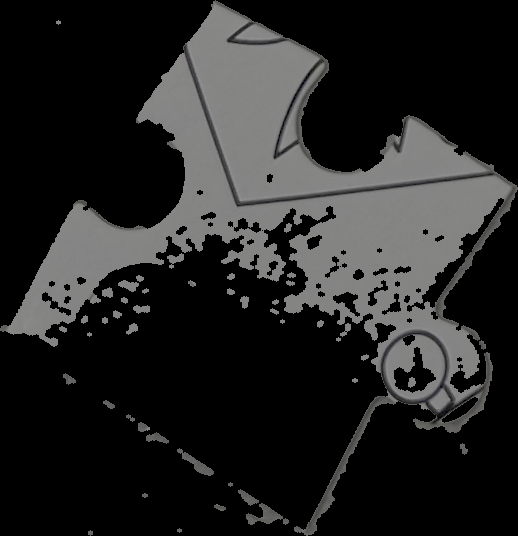
#> input picture test/piece_1.png, 518 x 536 px; its folder holds only this picture in this run
$ python edge_detection.py test/piece_1.png
#> lines starting #> are read from the running program, lines starting #| are printed output that depends on the picture; after the words box and inside, x2 and y2 are one past the last pixel; in counts of white or black regions, pixels touching at a corner belong together
import sys
import cv2
import numpy as np
import matplotlib.pyplot as plt

# image path from the terminal: python edge_detection.py <image_path>
if len(sys.argv) != 2:
    sys.exit("usage: python edge_detection.py <image_path>")
img = cv2.imread(sys.argv[1])
#> img is the input picture: shape (536, 518, 3); mean B, G, R 35.3, 35.5, 35.4
if img is None:
    sys.exit(f"could not read image: {sys.argv[1]}")
# cv2.imshow("Original Image", img)

# color masking
bg_color = np.mean(img[0:100, 0:100], axis=(0, 1))
#> bg_color = [0.223, 0.226, 0.227]
# we assume that all pieces will be within the view of the photo and not partially covered by the border, thus clear to use the corner patch
# show how big the box is that is used to calculate the background color
# cv2.rectangle(img, (0, 0), (100, 100), (0, 255, 0), 2)
# cv2.imshow("Original Image", img)

# print("background colour (BGR):", bg_color)

dist = np.linalg.norm(img - bg_color, axis=2)

# far from background = piece
T = 190
piece_mask = (dist > T).astype(np.uint8) * 255
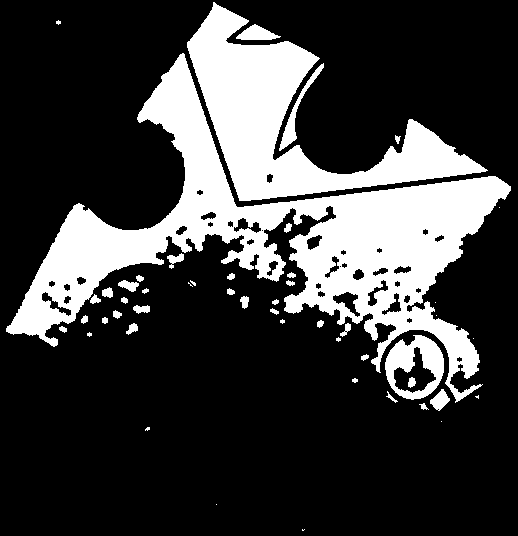
#> piece_mask: shape (536, 518); 24.1% white; 50 white regions (15 under 20 px), largest, box (x1, y1, x2, y2) and area: (6, 53, 511, 403) 42420, (187, 2, 488, 201) 19520, (385, 335, 444, 400) 1973
cv2.imshow("Piece mask", piece_mask)

# close: fill gaps on the pieces that are considered missing
kernel = cv2.getStructuringElement(cv2.MORPH_ELLIPSE, (5, 5))
closed = cv2.morphologyEx(piece_mask, cv2.MORPH_CLOSE, kernel)
#> closed: shape (536, 518); 24.2% white; 41 white regions (14 under 20 px), largest, box (x1, y1, x2, y2) and area: (6, 53, 511, 403) 42953, (187, 2, 488, 201) 20207, (385, 335, 444, 400) 2042
# cv2.imshow("Closed mask", closed)

# open: remove small specks in the background
small_kernel = cv2.getStructuringElement(cv2.MORPH_ELLIPSE, (5, 5))
clean_mask = cv2.morphologyEx(closed, cv2.MORPH_OPEN, small_kernel)
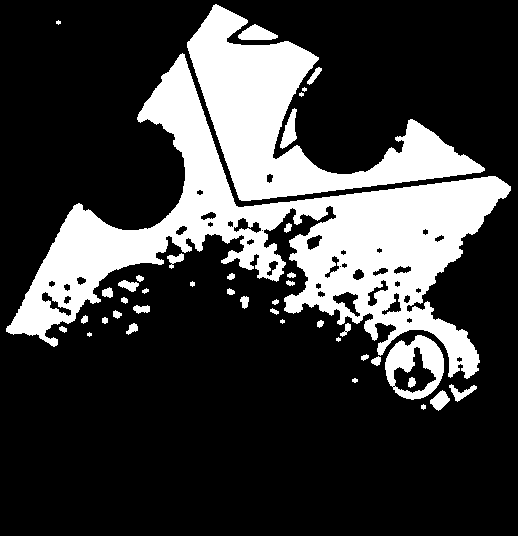
#> clean_mask: shape (536, 518); 24% white; 42 white regions (6 under 20 px)
# cv2.imshow("Clean mask", clean_mask)

# find contours
contours, _ = cv2.findContours(clean_mask, cv2.RETR_EXTERNAL, cv2.CHAIN_APPROX_NONE)
#> contours = 41 contours, 11 with area under 20; largest, box (x1, y1, x2, y2) and area: (6, 53, 511, 379) 43008, (187, 4, 485, 201) 19100, (385, 335, 444, 400) 2788, (238, 24, 278, 40) 366, (280, 108, 297, 149) 313

# remove any small blobs found
AREA_THRESHOLD = 40000
pieces = [c for c in contours if cv2.contourArea(c) > AREA_THRESHOLD]
#> pieces = 1 contour; box (x1, y1, x2, y2) and area: (6, 53, 511, 379) 43008
print("pieces found:", len(pieces))
#| pieces found: 1


# draw the outlines on a copy of the original
outlined = img.copy()
cv2.drawContours(outlined, pieces, -1, (0, 0, 255), 2)
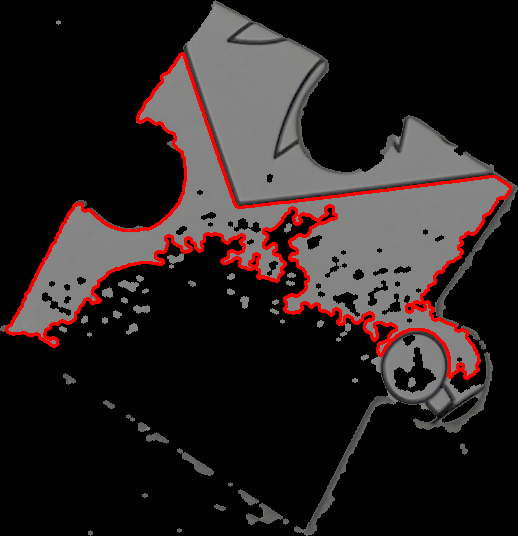
#> outlined: shape (536, 518, 3); 3.32% of pixels changed, all inside (x1, y1, x2, y2) = (5, 52, 512, 380)
cv2.imshow("Filtered outlines", outlined)

# mask containing only the kept pieces (filled, specks removed)
filtered_mask = np.zeros_like(clean_mask)
cv2.drawContours(filtered_mask, pieces, -1, 255, -1)
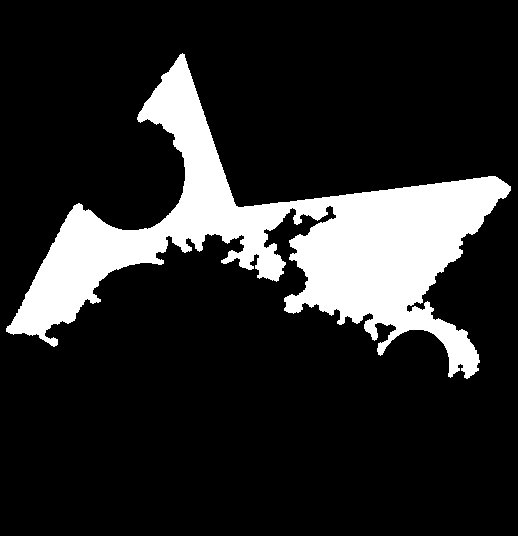
#> filtered_mask: shape (536, 518); 15.9% white; 1 white region, box (x1, y1, x2, y2) and area: (6, 53, 511, 379) 44263
cv2.imshow("Filtered mask", filtered_mask)

# distribution of contour areas (log scale: specks are tiny, pieces are huge)
areas = [cv2.contourArea(c) for c in contours]
#> areas = 41 values, max 43008 at index 37, min 10 at index 6, mean 1638.9
print("kept areas (sorted):", sorted(int(a) for a in areas if a > AREA_THRESHOLD))
#| kept areas (sorted): [43008]
plt.hist(areas, bins=np.logspace(0, np.log10(max(areas) + 1), 50))
plt.xscale("log")
plt.axvline(AREA_THRESHOLD, color="red", label="AREA_THRESHOLD")
plt.xlabel("contour area (pixels)")
plt.ylabel("count")
plt.legend()
plt.show()
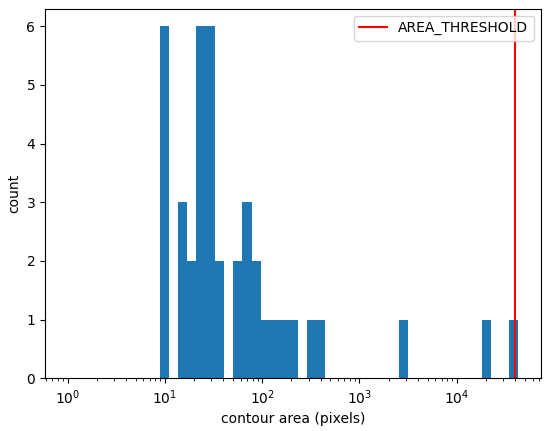
#> figure drawn by matplotlib, 1 panel

# draw bounding boxes, and crop it out on the masked image
masked_img = cv2.bitwise_and(img, img, mask=clean_mask)
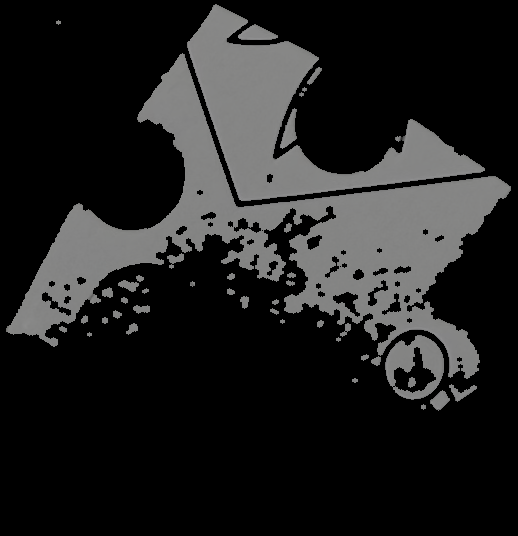
#> masked_img: shape (536, 518, 3); mean B, G, R 31.6, 31.7, 31.7
for i, contour in enumerate(pieces):
    x, y, w, h = cv2.boundingRect(contour)
    piece_crop = masked_img[y:y + h, x:x + w]
    # cv2.imshow(f"Piece {i + 1}", piece_crop)
    # save each cropped piece to a file
    cv2.imwrite(f"./test/piece_{i + 1}.png", piece_crop)
#> this loop made 1 pass
#> (x, y, w, h) on pass 1: (6, 53, 505, 326)
#> pass 1, `piece_crop = masked_img[y:y + h, x:x + w]`:
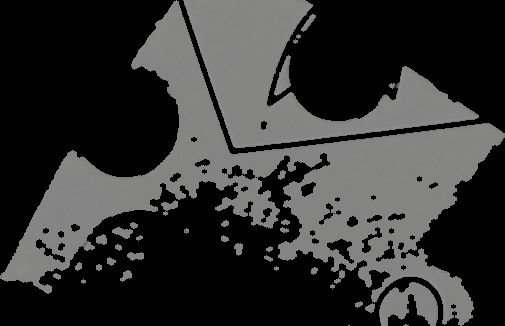
#> piece_crop: shape (326, 505, 3); mean B, G, R 50.3, 50.5, 50.4


# wait key destroy all windows
cv2.waitKey(0)
cv2.destroyAllWindows()

$ run again, on test/piece_10.png
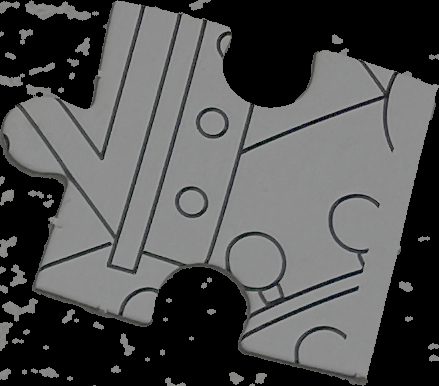
#> input picture test/piece_10.png, 439 x 386 px
#> img is the input picture: shape (386, 439, 3); mean B, G, R 81.9, 82, 81.6
#> bg_color = [28.58, 28.97, 28.92]
#> `piece_mask = (dist > T).astype(np.uint8) * 255`:
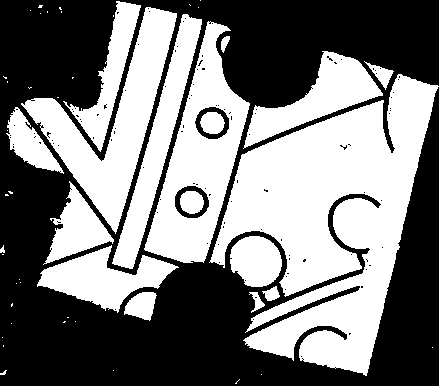
#> piece_mask: shape (386, 439); 48.2% white; 52 white regions (34 under 20 px), largest, box (x1, y1, x2, y2) and area: (209, 74, 439, 376) 34726, (144, 21, 250, 263) 10516, (21, 7, 177, 234) 10181
#> closed: shape (386, 439); 48.8% white; 39 white regions (29 under 20 px), largest, box (x1, y1, x2, y2) and area: (209, 74, 439, 376) 37257, (6, 0, 202, 269) 20800, (144, 21, 250, 263) 11605
#> clean_mask: shape (386, 439); 48.5% white; 13 white regions
#> contours = 11 contours, 1 with area under 20; largest, box (x1, y1, x2, y2) and area: (211, 74, 439, 375) 35068, (21, 0, 202, 269) 18271, (145, 21, 250, 263) 12098, (245, 51, 393, 147) 4984, (38, 247, 177, 312) 4166
#> pieces = []
#| pieces found: 0
#> filtered_mask: shape (386, 439); every value is 0
#> areas = [101.5, 590, 4165.5, 18, 1986.5, 2349.5, 1577.5, 35068, 4983.5, 12098.5, 18271]
#| kept areas (sorted): []
#> `masked_img = cv2.bitwise_and(img, img, mask=clean_mask)`:
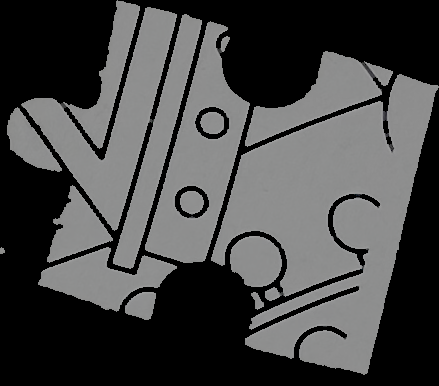
#> masked_img: shape (386, 439, 3); mean B, G, R 69.2, 69.2, 69
